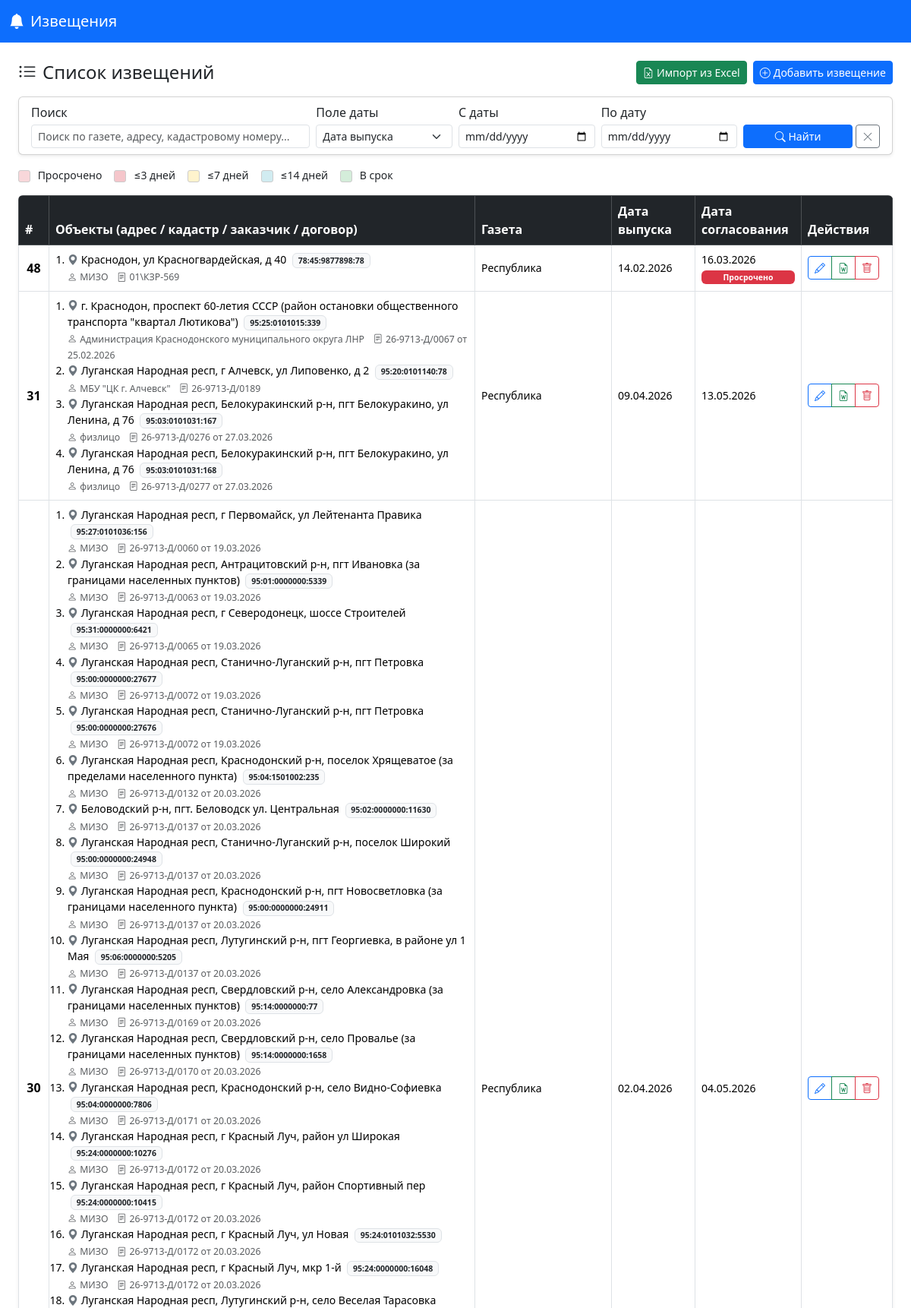
The page / (upper part) on the database its author committed.
### notices/models.py (models this page shows, shortened)
class Notice(models.Model):
    newspaper     = models.CharField(max_length=500, verbose_name='Газета',
                                     blank=True, default='')
    issue_date    = models.DateField(verbose_name='Дата выпуска',
                                     null=True, blank=True)
    approval_date = models.DateField(verbose_name='Дата согласования',
                                     null=True, blank=True)
    created_at    = models.DateTimeField(auto_now_add=True)
    updated_at    = models.DateTimeField(auto_now=True)
    class Meta:
        verbose_name        = 'Извещение'
        verbose_name_plural = 'Извещения'
        ordering            = ['-created_at']
    @property
    def approval_status(self):
        if not self.approval_date:
            return 'no-date'
        today = timezone.now().date()
        delta = (self.approval_date - today).days
        if delta < 0:    return 'overdue'
        if delta <= 3:   return 'critical'
        if delta <= 7:   return 'warning'
        if delta <= 14:  return 'attention'
        return 'ok'

class NoticeItem(models.Model):
    notice           = models.ForeignKey(Notice, on_delete=models.CASCADE,
                                         related_name='items')
    address          = models.TextField(verbose_name='Адрес', blank=True)
    fias_id          = models.CharField(max_length=36,  blank=True)
    region           = models.CharField(max_length=255, blank=True)
    city             = models.CharField(max_length=255, blank=True)
    street           = models.CharField(max_length=255, blank=True)
    house            = models.CharField(max_length=50,  blank=True)
    cadastral_number = models.CharField(max_length=255, blank=True,
                                        verbose_name='Кадастровый номер')
    customer         = models.CharField(max_length=500, blank=True,
                                        verbose_name='Заказчик')
    contract         = models.CharField(max_length=255, blank=True,
                                        verbose_name='Договор')
    order            = models.PositiveIntegerField(default=0)
    class Meta:
        verbose_name        = 'Объект извещения'
        verbose_name_plural = 'Объекты извещения'
        ordering            = ['order', 'pk']

### notices/views.py (the view, shortened to what this page needs)
# urls.py: path('',               views.notice_list,         name='notice_list'),
def notice_list(request):
    form = SearchForm(request.GET or None)
    qs = Notice.objects.prefetch_related('items').all()
    query = ''
    notices = []
    for n in qs:
        items_hl = []
        for it in n.items.all():
            items_hl.append({
                'address': highlight(it.address, query),
                'cadastral_number': highlight(it.cadastral_number, query),
                'customer': highlight(it.customer, query),
                'contract': highlight(it.contract, query),
            })
        notices.append({
            'obj': n,
            'newspaper': highlight(n.newspaper, query),
            'items': items_hl,
            'approval_status': n.approval_status,
        })
    return render(request, 'notices/list.html', {
        'notices': notices,
        'search_form': form,
        'query': query,
    })

### notices/forms.py
class SearchForm(forms.Form):
    q          = forms.CharField(required=False, label='Поиск')
    date_from  = forms.DateField(required=False, label='Дата с',
                                 widget=forms.DateInput(attrs={'type': 'date'}))
    date_to    = forms.DateField(required=False, label='Дата по',
                                 widget=forms.DateInput(attrs={'type': 'date'}))
    date_field = forms.ChoiceField(
        required=False,
        choices=[('issue_date', 'Дата выпуска'), ('approval_date', 'Дата согласования')],
        label='Поле даты'
    )

### notices/views.py (called while the page is built)
def highlight(text, query):
    if not query or not text:
        return text
    pattern = re.compile(re.escape(query), re.IGNORECASE)
    return pattern.sub(lambda m: f'<mark>{m.group(0)}</mark>', str(text))

### notices/templates/notices/list.html (shortened to what this page needs)
{% extends 'notices/base.html' %}
{% load static %}
{% block content %}
<div class="d-flex justify-content-between align-items-center mb-3 flex-wrap gap-2">
  <h4 class="mb-0"><i class="bi bi-list-ul me-2"></i>Список извещений</h4>
  <div class="d-flex gap-2">
    <button class="btn btn-success btn-sm" data-bs-toggle="modal" data-bs-target="#importModal">
      <i class="bi bi-file-earmark-excel me-1"></i>Импорт из Excel
    </button>
    <button class="btn btn-primary btn-sm" onclick="openAddModal()">
      <i class="bi bi-plus-circle me-1"></i>Добавить извещение
    </button>
  </div>
</div>
<div class="card mb-3 shadow-sm">
  <div class="card-body py-2">
    <form method="get">
      <div class="row g-2 align-items-end">
        <div class="col-12 col-md-4">
          <label class="form-label form-label-sm mb-1">Поиск</label>
          <input type="text" name="q" class="form-control form-control-sm"
                 value="{{ search_form.q.value|default:'' }}"
                 placeholder="Поиск по газете, адресу, кадастровому номеру...">
        </div>
        <div class="col-6 col-md-2">
          <label class="form-label form-label-sm mb-1">Поле даты</label>
          <select name="date_field" class="form-select form-select-sm">
            <option value="issue_date" {% if search_form.date_field.value == 'issue_date' %}selected{% endif %}>Дата выпуска</option>
          </select>
        </div>
        <div class="col-6 col-md-2">
          <label class="form-label form-label-sm mb-1">С даты</label>
          <input type="date" name="date_from" class="form-control form-control-sm"
                 value="{{ search_form.date_from.value|default:'' }}">
        </div>
        <div class="col-6 col-md-2">
          <label class="form-label form-label-sm mb-1">По дату</label>
          <input type="date" name="date_to" class="form-control form-control-sm"
                 value="{{ search_form.date_to.value|default:'' }}">
        </div>
        <div class="col-6 col-md-2 d-flex gap-1">
          <button type="submit" class="btn btn-primary btn-sm w-100">
            <i class="bi bi-search"></i> Найти
          </button>
          <a href="{% url 'notice_list' %}" class="btn btn-outline-secondary btn-sm">
            <i class="bi bi-x-lg"></i>
          </a>
        </div>
      </div>
    </form>
  </div>
</div>
<div class="d-flex flex-wrap gap-3 mb-3 small">
  <span><span class="legend-box" style="background:#f8d7da"></span> Просрочено</span>
  <span><span class="legend-box" style="background:#f5c6cb"></span> ≤3 дней</span>
  <span><span class="legend-box" style="background:#fff3cd"></span> ≤7 дней</span>
  <span><span class="legend-box" style="background:#d1ecf1"></span> ≤14 дней</span>
  <span><span class="legend-box" style="background:#d4edda"></span> В срок</span>
</div>
{% if notices %}
<div class="table-scroll-wrapper shadow-sm rounded">
  <table class="table table-bordered table-hover mb-0 align-middle">
    <thead class="table-dark">
      <tr>
        <th style="width:40px">#</th>
        <th>Объекты (адрес / кадастр / заказчик / договор)</th>
        <th style="width:180px">Газета</th>
        <th style="width:110px">Дата выпуска</th>
        <th style="width:140px">Дата согласования</th>
        <th style="width:120px">Действия</th>
      </tr>
    </thead>
    <tbody>
      {% for item in notices %}
      <tr class="status-{{ item.approval_status }}">
        <td class="text-center fw-bold">{{ item.obj.pk }}</td>
        <td>
          {% if item.items %}
            <ol class="mb-0 ps-3 small">
              {% for it in item.items %}
              <li>
                {% if it.address %}
                  <span class="text-secondary"><i class="bi bi-geo-alt-fill"></i></span>
                  {{ it.address|safe }}
                {% endif %}
                {% if it.cadastral_number %}
                  <span class="badge bg-light text-dark border ms-1">{{ it.cadastral_number|safe }}</span>
                {% endif %}
                {% if it.customer %}
                  <br><small class="text-muted"><i class="bi bi-person me-1"></i>{{ it.customer|safe }}</small>
                {% endif %}
                {% if it.contract %}
                  <small class="text-muted ms-2"><i class="bi bi-file-text me-1"></i>{{ it.contract|safe }}</small>
                {% endif %}
              </li>
              {% endfor %}
            </ol>
          {% else %}
            <span class="text-muted">—</span>
          {% endif %}
        </td>
        <td class="small">{{ item.newspaper|safe }}</td>
        <td class="text-nowrap small">{{ item.obj.issue_date|date:"d.m.Y"|default:"—" }}</td>
        <td class="text-nowrap small">
          {% if item.obj.approval_date %}
            {{ item.obj.approval_date|date:"d.m.Y" }}
            {% if item.approval_status == 'overdue' %}
              <span class="badge bg-danger d-block mt-1">Просрочено</span>
            {% elif item.approval_status == 'critical' %}
              <span class="badge bg-danger d-block mt-1">≤3 дней</span>
            {% elif item.approval_status == 'warning' %}
              <span class="badge bg-warning text-dark d-block mt-1">≤7 дней</span>
            {% elif item.approval_status == 'attention' %}
              <span class="badge bg-info text-dark d-block mt-1">≤14 дней</span>
            {% endif %}
          {% else %}
            <span class="text-muted">—</span>
          {% endif %}
        </td>
        <td class="text-nowrap">
          <div class="btn-group btn-group-sm">
            <button class="btn btn-outline-primary edit-btn" title="Редактировать" data-id="{{ item.obj.pk }}">
              <i class="bi bi-pencil"></i>
            </button>
            <a class="btn btn-outline-success" href="{% url 'notice_export' item.obj.pk %}" title="Экспорт Word">
              <i class="bi bi-file-earmark-word"></i>
            </a>
            <button class="btn btn-outline-danger delete-btn" title="Удалить" data-id="{{ item.obj.pk }}">
              <i class="bi bi-trash"></i>
            </button>
          </div>
        </td>
      </tr>
      {% endfor %}
    </tbody>
  </table>
</div>
{% else %}
<div class="alert alert-info">
  <i class="bi bi-info-circle me-2"></i>
  {% if query %}По запросу <strong>«{{ query }}»</strong> ничего не найдено.
  {% else %}Нет извещений. <a href="#" onclick="openAddModal()">Добавьте первое!</a>{% endif %}
</div>
{% endif %}
{% endblock %}

### notices/templates/notices/base.html (shortened to what this page needs)
<!DOCTYPE html>
<html lang="ru">
<head>
  <link href="https://cdn.jsdelivr.net/npm/bootstrap@5.3.2/dist/css/bootstrap.min.css"
        rel="stylesheet">
  <link href="https://cdn.jsdelivr.net/npm/bootstrap-icons@1.11.3/font/bootstrap-icons.css"
        rel="stylesheet">
</head>
<body>
<nav class="navbar navbar-expand-lg navbar-dark bg-primary mb-4">
  <div class="container-fluid">
    <a class="navbar-brand" href="{% url 'notice_list' %}">
      <i class="bi bi-bell-fill me-2"></i>Извещения
    </a>
  </div>
</nav>
<div class="container-fluid px-4">
  {% block content %}{% endblock %}
</div>
</body>
</html>

### notices/templates/notices/base.html (style rules this page uses)
.status-overdue { background: #f8d7da !important; }
.status-ok { background: #d4edda !important; }
.legend-box { width: 16px; height: 16px; display: inline-block; border-radius: 3px; border: 1px solid #ccc; vertical-align: middle; }

### notices/templates/notices/list.html (style rules this page uses)
.legend-box { display: inline-block; width: 16px; height: 16px; border-radius: 3px; margin-right: 6px; vertical-align: middle; }
.status-overdue { background-color: #f8d7da; }
.status-ok { background-color: #d4edda; }
.table-scroll-wrapper { position: relative; overflow-x: auto; overflow-y: visible; scrollbar-width: thin; }

### rows shown on the page
Notice: obj.pk "48", newspaper "Республика", obj.issue_date "14.02.2026", obj.approval_date "16.03.2026", shows "Просрочено"
NoticeItem: address "Краснодон, ул Красногвардейская, д 40", cadastral_number "78:45:9877898:78", customer "МИЗО", contract "01\\КЗР-569"
Notice: obj.pk "31", newspaper "Республика", obj.issue_date "09.04.2026", obj.approval_date "13.05.2026"
NoticeItem: address "г. Краснодон, проспект 60-летия СССР (район остановки общественного транспорта \"квартал Лютикова\")", cadastral_number "95:25:0101015:339", customer "Администрация Краснодонского муниципального округа ЛНР", contract "26-9713-Д/0067 от 25.02.2026"
NoticeItem: address "Луганская Народная респ, г Алчевск, ул Липовенко, д 2", cadastral_number "95:20:0101140:78", customer "МБУ \"ЦК г. Алчевск\"", contract "26-9713-Д/0189"
NoticeItem: address "Луганская Народная респ, Белокуракинский р-н, пгт Белокуракино, ул Ленина, д 76", cadastral_number "95:03:0101031:167", customer "физлицо", contract "26-9713-Д/0276 от 27.03.2026"
NoticeItem: address "Луганская Народная респ, Белокуракинский р-н, пгт Белокуракино, ул Ленина, д 76", cadastral_number "95:03:0101031:168", customer "физлицо", contract "26-9713-Д/0277 от 27.03.2026"
Notice: obj.pk "30", newspaper "Республика", obj.issue_date "02.04.2026", obj.approval_date "04.05.2026"
NoticeItem: address "Луганская Народная респ, г Первомайск, ул Лейтенанта Правика", cadastral_number "95:27:0101036:156", customer "МИЗО", contract "26-9713-Д/0060 от 19.03.2026"
NoticeItem: address "Луганская Народная респ, Антрацитовский р-н, пгт Ивановка (за границами населенных пунктов)", cadastral_number "95:01:0000000:5339", customer "МИЗО", contract "26-9713-Д/0063 от 19.03.2026"
NoticeItem: address "Луганская Народная респ, г Северодонецк, шоссе Строителей", cadastral_number "95:31:0000000:6421", customer "МИЗО", contract "26-9713-Д/0065 от 19.03.2026"
NoticeItem: address "Луганская Народная респ, Станично-Луганский р-н, пгт Петровка", cadastral_number "95:00:0000000:27677", customer "МИЗО", contract "26-9713-Д/0072 от 19.03.2026"
NoticeItem: address "Луганская Народная респ, Станично-Луганский р-н, пгт Петровка", cadastral_number "95:00:0000000:27676", customer "МИЗО", contract "26-9713-Д/0072 от 19.03.2026"
NoticeItem: address "Луганская Народная респ, Краснодонский р-н, поселок Хрящеватое (за пределами населенного пункта)", cadastral_number "95:04:1501002:235", customer "МИЗО", contract "26-9713-Д/0132 от 20.03.2026"
NoticeItem: address "Беловодский р-н, пгт. Беловодск ул. Центральная", cadastral_number "95:02:0000000:11630", customer "МИЗО", contract "26-9713-Д/0137 от 20.03.2026"
NoticeItem: address "Луганская Народная респ, Станично-Луганский р-н, поселок Широкий", cadastral_number "95:00:0000000:24948", customer "МИЗО", contract "26-9713-Д/0137 от 20.03.2026"
NoticeItem: address "Луганская Народная респ, Краснодонский р-н, пгт Новосветловка (за границами населенного пункта)", cadastral_number "95:00:0000000:24911", customer "МИЗО", contract "26-9713-Д/0137 от 20.03.2026"
NoticeItem: address "Луганская Народная респ, Лутугинский р-н, пгт Георгиевка, в районе ул 1 Мая", cadastral_number "95:06:0000000:5205", customer "МИЗО", contract "26-9713-Д/0137 от 20.03.2026"
NoticeItem: address "Луганская Народная респ, Свердловский р-н, село Александровка (за границами населенных пунктов)", cadastral_number "95:14:0000000:77", customer "МИЗО", contract "26-9713-Д/0169 от 20.03.2026"
NoticeItem: address "Луганская Народная респ, Свердловский р-н, село Провалье (за границами населенных пунктов)", cadastral_number "95:14:0000000:1658", customer "МИЗО", contract "26-9713-Д/0170 от 20.03.2026"
NoticeItem: address "Луганская Народная респ, Краснодонский р-н, село Видно-Софиевка", cadastral_number "95:04:0000000:7806", customer "МИЗО", contract "26-9713-Д/0171 от 20.03.2026"
NoticeItem: address "Луганская Народная респ, г Красный Луч, район ул Широкая", cadastral_number "95:24:0000000:10276", customer "МИЗО", contract "26-9713-Д/0172 от 20.03.2026"
NoticeItem: address "Луганская Народная респ, г Красный Луч, район Спортивный пер", cadastral_number "95:24:0000000:10415", customer "МИЗО", contract "26-9713-Д/0172 от 20.03.2026"
NoticeItem: address "Луганская Народная респ, г Красный Луч, ул Новая", cadastral_number "95:24:0101032:5530", customer "МИЗО", contract "26-9713-Д/0172 от 20.03.2026"
NoticeItem: address "Луганская Народная респ, г Красный Луч, мкр 1-й", cadastral_number "95:24:0000000:16048", customer "МИЗО", contract "26-9713-Д/0172 от 20.03.2026"
NoticeItem: address "Луганская Народная респ, Лутугинский р-н, село Веселая Тарасовка"
